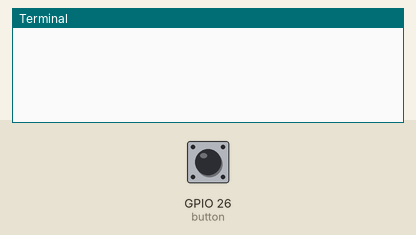
Recording of a program running on a simulated Raspberry Pi (BCM pin numbers). Shown: the last lines printed to the terminal. The test bench sets the inputs (shaded band); at power-on: GPIO 26 (button) HIGH.

Above: at 1.2 s.
1.3 s: GPIO 26 (button) pulled LOW for 0.15 s
At 1.43 s:
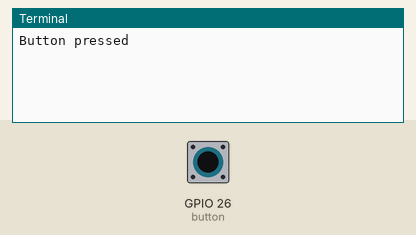
At 2.1 s:
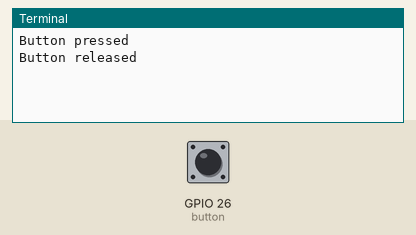

Measured:
- after the input at 1.3 s, the terminal: prints a new line at once (image 1)

The program:

button.py
```python
from gpiozero import Button   # type: ignore
from signal import pause


button = Button(26, pull_up=True)

button.when_pressed = lambda: print("Button pressed")
button.when_released = lambda: print("Button released")

pause()
```
